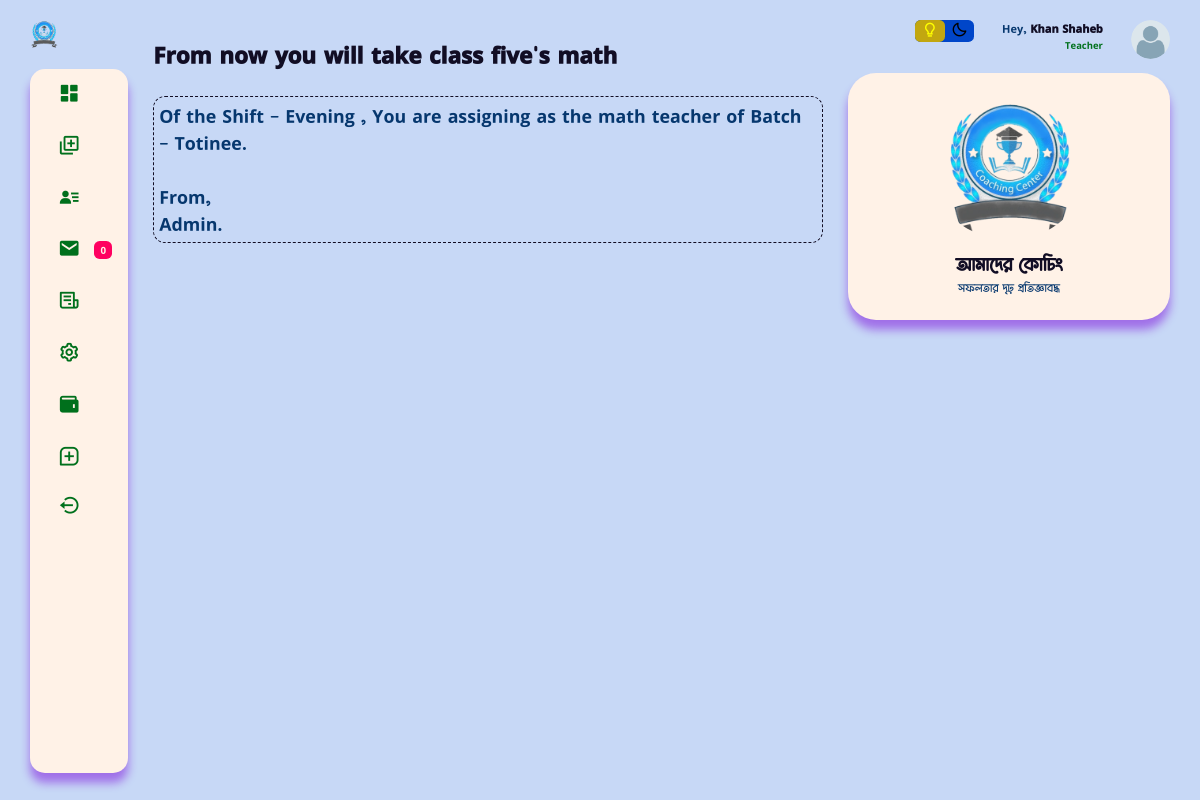
/teacher_dashboard/msg/2/ (signed in), run on the app's committed database.
### users/models.py (models this page shows, shortened)
class MessageForTeacher(models.Model):
    headline = models.CharField( max_length=250)
    description = RichTextField(blank=True, null=True)
    message_for = models.ForeignKey(Teacher, on_delete=models.CASCADE)
    upload_at = models.DateTimeField(auto_now_add=True)
    visited = models.BooleanField()
    class Meta:
        verbose_name_plural = "শিক্ষকদের বার্তা পাঠান"

class CustomUser(AbstractUser):
    username = None
    email = models.EmailField("email_address", unique=True, max_length=354)
    phone_number = models.CharField(max_length=15, blank=True, null=True)
    ROLE_CHOICES = [
        ('student', 'Student'),
        ('teacher', 'Teacher'),
        ('guardian', 'Guardian'),
    ]
    role = models.CharField(max_length=10, choices=ROLE_CHOICES)
    USERNAME_FIELD = "email"
    REQUIRED_FIELDS = ['phone_number']
    objects = CustomManager()
    class Meta:
        verbose_name_plural = "ইউজার অ্যাকাউন্ট *VIP* "

class Teacher(models.Model):
    user = models.OneToOneField(CustomUser, on_delete=models.CASCADE)
    basic_step_of_reg = models.BooleanField(default=False)
    t_name = models.CharField(max_length=100)
    profile_pic = models.ImageField(upload_to="teacher", default='teacher.png')
    teacher_background = models.CharField(max_length=20, choices=background_of_teacher)
    t_present_adress = models.CharField( max_length=150, null=True, blank=True)
    t_permnt_adress = models.CharField( max_length=150, null=True, blank=True)
    t_extra_phone = models.CharField( max_length=50, null=True, blank=True)
    t_approval = models.BooleanField(default=False)
    created_at = models.DateTimeField(auto_now_add=True)
    updated_at = models.DateTimeField(auto_now=True)
    class Meta:
        verbose_name_plural = "ইউজার( শিক্ষক-শিক্ষিকা )"

### home/views.py (the view)
# urls.py: path('teacher_dashboard/msg/<int:msg_id>/', seen_message, name='seen_message'),
def seen_message(request, msg_id):
    if request.user.role == "student":
        if msg_id is not None:
            content = get_object_or_404(MessageForStudent, id=msg_id)
            content.visited = True
            content.save()
            context = {'sms':content}
            return render(request, 'main/m1.html', context)
        else:
            return render(request, 'main/404.html')
    elif request.user.role == "teacher":
        if msg_id is not None:
            try:
                content = get_object_or_404(MessageForTeacher, id=msg_id)
                content.visited = True
                content.save()
                context = {'sms':content}
            except:
                return render(request, 'teacher/error.html', {'error_message': ' ত্রুটি ! আপনি যে তথ্য এর রিকুয়েস্ট দিয়েছেন তা হয়ত সিস্টেমে নেই । '})
        else:
            content = "NOTHING. Its a spam"
            context = {'sms':content}
    else:
        return render(request, 'main/404.html')
    return render(request, 'main/read_msg.html', context)

### home/public.py (called while the page is built)
def common_data(request):
    try:
        if request.user.role == "student":
            try:
                unviewed_msg_std = MessageForStudent.objects.filter(message_for = request.user.student, visited = False).count()
            except:
                unviewed_msg_std = 0
            context = {
                'unviewed_msg_std' : unviewed_msg_std,
            }
        elif request.user.role == "teacher":
            try:
                unviewed_msg = MessageForTeacher.objects.filter(message_for = request.user.teacher, visited = False).count()
            except:
                unviewed_msg = 0
            context = {
                'unviewed_msg' : unviewed_msg,
            }
        else:
            context={}
    except:
        context = {}
    return context

### templates/main/read_msg.html
{% if user.role == "student" %}
{%  include "main/m1.html" %}
{% elif user.role == "teacher" %}
{% include "main/m2.html" %}
{% elif user.role == "guardian" %}
{% include "main/dash_base.html" %}
{% endif %}

### templates/main/m2.html
{% extends "teacher/base.html" %}
{% block content %}
<div class="new-users">
    <h1>{{sms.headline}}</h1>
    <div style=" justify-content : center; font-size: 20px; margin-top: 25px; border: 1px dashed; padding: 5px 5px 5px 5px; border-radius : 12px;">
        <p >
            {{sms.description|safe}}
        </p>
    </div>
</div>
{% endblock content %}

### templates/teacher/base.html (shortened to what this page needs)
<!DOCTYPE html>
{% load static %}
<html lang="en">
<head>
    <link href='https://unpkg.com/boxicons@2.1.4/css/boxicons.min.css' rel='stylesheet'>
    <link rel="stylesheet" href="{% static "css/tdash.css" %}">
</head>
<body>
    <div class="container">
        <aside>
            <div class="toggle">
                <div class="logo">
                    <img src="{% static "image/coaching.png" %}">
                </div>
            </div>
            <div class="sidebar">
               {% url 'teacher_dashb' page='home' as home %}
               {% url 'teacher_dashb' page='add_mark' as add_mark %}
               {% url 'teacher_dashb' page='msg' as msg %}
               {% url 'teacher_dashb' page='apply_leave' as apply_leave %}
               {% url 'teacher_dashb' page='all_setting' as all_setting %}
               {% url 'teacher_dashb' page='hw' as hw %}
               {% url 'teacher_dashb' page='your_student' as your_student %}
               {% url 'teacher_dashb' page='wallet' as wallet %}
               <a {% if request.path == home %}class="active"{% endif %} href="{% url 'teacher_dashb' page='home' %}">
                  <span >
                    <i class='bx bxs-dashboard' ></i>
                  </span>
              </a>
               <a {% if request.path == add_mark %}class="active"{% endif %} href="{% url 'teacher_dashb' page='add_mark' %}">
                   <span >
                    <i class='bx bx-add-to-queue'></i>
                   </span>
               </a>
               <a {% if request.path == your_student %}class="active"{% endif %} href="{% url "teacher_dashb" page='your_student' %}">
                    <span >
                        <i class='bx bxs-user-detail'></i>
                    </span>
                </a>
               <a {% if request.path == msg %}class="active"{% endif %} href="{% url 'teacher_dashb' page='msg' %}">
                   <span >
                    {% if unviewed_msg == 0 %}
                    <i class='bx bxs-envelope' ></i>
                    {% else %}
                    <i class='bx bxs-envelope bx-tada' ></i>
                    {% endif %}
                   </span>
                   <span class="message-count">{{unviewed_msg}}</span>
               </a>
               <a {% if request.path == apply_leave %}class="active"{% endif %} href="{% url 'teacher_dashb' page='apply_leave' %}">
                   <span >
                    <i class='bx bx-receipt'></i>
                   </span>
               </a>
               <a {% if request.path == all_setting %}class="active"{% endif %} href="{% url 'teacher_dashb' page='all_setting' %}">
                   <span >
                       <i class='bx bx-cog bx-spin'  ></i>
                   </span>
               </a>
               <a {% if request.path == wallet %}class="active"{% endif %} href="{% url 'teacher_dashb' page='wallet' %}">
                <span >
                    <i class='bx bxs-wallet'  ></i>
                </span>
               </a>
               <a {% if request.path == hw %}class="active"{% endif %} href="{% url 'teacher_dashb' page='hw' %}">
                   <span >
                    <i class='bx bx-message-square-add'></i>
                   </span>
               </a>
               <a href="{% url "logout" %}">
                   <span >
                    <i class='bx bx-log-out-circle bx-fade-left'  ></i>
                   </span>
               </a>
           </div>
        </aside>
        <main>
            {% block content %}{% endblock content %}
        </main>
        <div class="right-section">
            <div class="nav">
                <div class="dark-mode">
                    <span class="material-icons-sharp active">
                        <i class='bx bx-bulb' style='color:yellow' ></i>
                    </span>
                    <span >
                        <i class='bx bx-moon' style='color:black' ></i>
                    </span>
                </div>
                <div class="profile">
                    <div class="info">
                        <p>Hey, <b>{{request.user.teacher.t_name}}</b></p>
                        <small class="text-muted">Teacher</small>
                    </div>
                    <div class="profile-photo">
                        <img src="{{request.user.teacher.profile_pic.url}}">
                    </div>
                </div>
            </div>
            <div class="user-profile">
                <div class="logo">
                    <img src="{% static "image/coaching.png" %}">
                    <h2>আমাদের কোচিং</h2>
                    <p>সফলতার দৃঢ় প্রতিজ্ঞাবদ্ধ</p>
                </div>
            </div>
        </div>
    </div>
</body>
</html>

### static/css/tdash.css (style rules this page uses)
:root { --color-primary: #c2a710; --color-danger: #FF0060; --color-success: #1B9C85; --color-warning: #F7D060; --color-white: rgb(255, 242, 231); --color-info-dark: #00701c; --color-dark: #110d24; --color-light: rgb(0, 70, 201); --color-dark-variant: #06376e; --color-background: #bcd0f5d2; --card-border-radius: 2rem; --border-radius-1: 0.4rem; --border-radius-2: 1.2rem; --card-padding: 1.8rem; --padding-1: 1.2rem; --box-shadow: 0 0.7rem 0.7rem rgba(120, 1, 218, 0.486); }
* { margin: 0; padding: 0; outline: 0; appearance: 0; border: 0; text-decoration: none; box-sizing: border-box; }
html { font-size: 14px; }
body { width: 100vw; height: 100vh; font-family: bangali, sans-serif; font-size: 0.88rem; user-select: none; overflow-x: hidden; color: var(--color-dark); background-color: var(--color-background); }
a { color: var(--color-dark); }
img { display: block; width: 100%; object-fit: cover; }
h1 { font-weight: 800; font-size: 1.8rem; }
h2 { font-weight: 600; font-size: 1.4rem; }
small { font-size: 0.76rem; }
p { color: var(--color-dark-variant); }
b { color: var(--color-dark); }
.text-muted { color: var(--color-info-dark); }
.container { display: grid; width: 96%; margin: 0 auto; gap: 1.8rem; grid-template-columns: 12rem auto 23rem; }
aside { height: 100vh; }
aside .toggle { display: flex; align-items: center; justify-content: space-between; margin-top: 1.4rem; }
aside .toggle .logo { display: flex; gap: 0.5rem; }
aside .toggle .logo img { width: 2rem; height: 2rem; }
aside .sidebar { display: flex; flex-direction: column; background-color: var(--color-white); box-shadow: var(--box-shadow); border-radius: 15px; height: 88vh; position: relative; top: 1.5rem; transition: all 0.3s ease; }
aside .sidebar a { display: flex; align-items: center; color: var(--color-info-dark); height: 3.7rem; gap: 1rem; position: relative; margin-left: 2rem; transition: all 0.3s ease; }
aside .sidebar a span { font-size: 1.6rem; transition: all 0.3s ease; }
aside .sidebar a:last-child { position: absolute; bottom: 2rem; width: 100%; }
aside .sidebar .message-count { background-color: var(--color-danger); padding: 2px 6px; color: var(--color-white); font-size: 11px; border-radius: var(--border-radius-1); }
main { margin-top: 1.4rem; }
main .new-users { margin-top: 1.3rem; }
.right-section { margin-top: 1.4rem; }
.right-section .nav { display: flex; justify-content: end; gap: 2rem; }
.right-section .dark-mode { background-color: var(--color-light); display: flex; justify-content: space-between; align-items: center; height: 1.6rem; width: 4.2rem; cursor: pointer; border-radius: var(--border-radius-1); }
.right-section .dark-mode span { font-size: 1.2rem; width: 50%; height: 100%; display: flex; align-items: center; justify-content: center; }
.right-section .dark-mode span.active { background-color: var(--color-primary); color: rgb(218, 1, 1); border-radius: var(--border-radius-1); }
.right-section .nav .profile { display: flex; gap: 2rem; text-align: right; }
.right-section .nav .profile .profile-photo { width: 2.8rem; height: 2.8rem; border-radius: 50%; overflow: hidden; }
.right-section .user-profile { display: flex; justify-content: center; text-align: center; margin-top: 1rem; background-color: var(--color-white); padding: var(--card-padding); border-radius: var(--card-border-radius); box-shadow: var(--box-shadow); cursor: pointer; transition: all 0.3s ease; }
.right-section .user-profile img { width: 11rem; height: auto; margin-bottom: 0.8rem; border-radius: 50%; }
.right-section .user-profile h2 { margin-bottom: 0.2rem; }
@media screen and (max-width: 1200px) { .container { width: 95%; grid-template-columns: 7rem auto 23rem; } }
@media screen and (max-width: 1200px) { aside .sidebar a { width: 5.6rem; } }
@media screen and (max-width: 1200px) { aside .sidebar a:last-child { position: relative; margin-top: 1.8rem; } }

### data on the page
MessageForTeacher: headline "From now you will take class five's math", description "Of the Shift - Evening , You are assigning as the math teacher of Batch - Totinee. From, Admin."
CustomUser: user.teacher.t_name "Khan Shaheb", user.teacher.profile_pic (picture)

### other printed values
{{ unviewed_msg }} "0"
